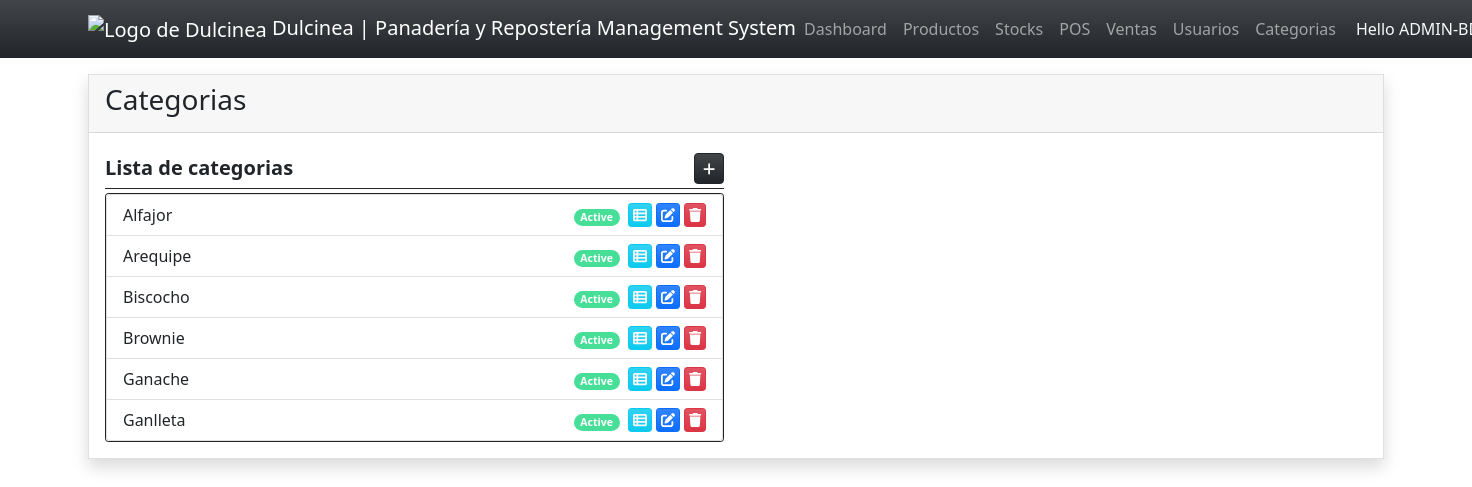
Screenshot of /?page=maintenance (signed in) with the database file from the repository.
### tables this page shows
CREATE TABLE `category_list` (
  `category_id` int(30) NOT NULL,
  `name` text NOT NULL,
  `description` text NOT NULL,
  `status` tinyint(1) NOT NULL DEFAULT 1,
  `delete_flag` tinyint(1) NOT NULL DEFAULT 0,
  `date_created` datetime NOT NULL DEFAULT current_timestamp(),
  `date_updated` datetime DEFAULT NULL ON UPDATE current_timestamp()
);

### maintenance.php (the view, shortened to what this page needs)
<div class="card h-100 d-flex flex-column rounded-0 shadow">
    <div class="card-header d-flex justify-content-between">
        <h3 class="card-title">Categorias</h3>
    </div>
    <div class="card-body flex-grow-1">
        <div class="col-12 h-100">
            <div class="row h-100">
                <div class="col-md-6 h-100 d-flex flex-column">
                    <div class="w-100 d-flex border-bottom border-dark py-1 mb-1">
                        <div class="fs-5 col-auto flex-grow-1"><b>Lista de categorias</b></div>
                        <div class="col-auto flex-grow-0 d-flex justify-content-end">
                            <a href="javascript:void(0)" id="new_category" class="btn btn-dark btn-sm bg-gradient rounded-2" title="Add Category"><span class="fa fa-plus"></span></a>
                        </div>
                    </div>
                    <div class="h-100 overflow-auto border rounded-1 border-dark">
                        <ul class="list-group">
                            <?php
                            $cat_qry = $conn->query("SELECT * FROM `category_list` where delete_flag = 0 order by `name` asc");
                            while($row = $cat_qry->fetch_assoc()):
                            ?>
                            <li class="list-group-item d-flex">
                                <div class="col-auto flex-grow-1">
                                    <?php echo $row['name'] ?>
                                </div>
                                <div class="col-auto pe-2">
                                    <?php
                                        if(isset($row['status']) && $row['status'] == 1){
                                            echo "<small><span class='badge rounded-pill bg-success'>Active</span></small>";
                                        }else{
                                            echo "<small><span class='badge rounded-pill bg-danger'>Inactive</span></small>";
                                        }
                                    ?>
                                </div>
                                <div class="col-auto d-flex justify-content-end">
                                    <a href="javascript:void(0)" class="view_category btn btn-sm btn-info text-light bg-gradient py-0 px-1 me-1" title="View Category Details" data-id="<?php echo $row['category_id'] ?>" ><span class="fa fa-th-list"></span></a>
                                    <a href="javascript:void(0)" class="edit_category btn btn-sm btn-primary bg-gradient py-0 px-1 me-1" title="Edit Category Details" data-id="<?php echo $row['category_id'] ?>"  data-name="<?php echo $row['name'] ?>"><span class="fa fa-edit"></span></a>
                                    <a href="javascript:void(0)" class="delete_category btn btn-sm btn-danger bg-gradient py-0 px-1" title="Delete Category" data-id="<?php echo $row['category_id'] ?>"  data-name="<?php echo $row['name'] ?>"><span class="fa fa-trash"></span></a>
                                </div>
                            </li>
                            <?php endwhile; ?>
                        </ul>
                    </div>
                </div>
            </div>
        </div>
    </div>
</div>

### index.php (style rules this page uses)
:root { --bs-success-rgb:71, 222, 152 !important; // Define un color para el éxito }
html, body { height: 100%; // Establece el alto completo width: 100%; // Establece el ancho completo }
@media screen { body { background-image: url('./images/Backgroud_Dulcinea.jpg'); // Imagen de fondo background-size: 50% 50%; // Ajusta la imagen para que se contenga completamente en el área background-repeat: no-repeat; // No repetir la imagen background-position: center center; // Centrar la imagen backdrop-filter: brightness(0.7); // Filtro de brillo } }

### rows the page displays
category_list: name "Alfajor", status "Active"
category_list: name "Arequipe", status "Active"
category_list: name "Biscocho", status "Active"
category_list: name "Brownie", status "Active"
category_list: name "Ganache", status "Active"
category_list: name "Ganlleta", status "Active"
